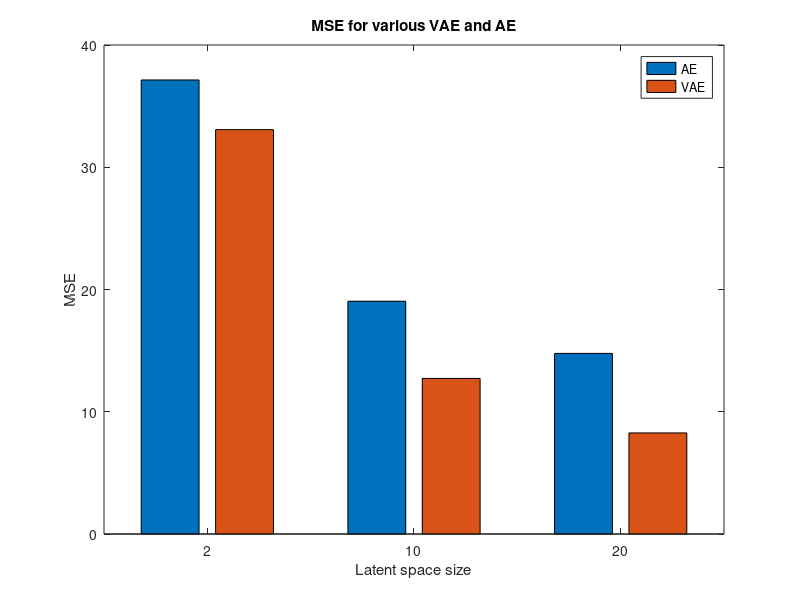

Source code (MATLAB):
continuous = [6.81307601929 6.84845234758; 3.61092782021 3.97013417255; 3.27499914169 3.73249050824];
discrete = [37.1403999329 33.0772819519; 19.0405158997 12.7276439667; 14.7736902237 8.26831054688];

bar(discrete);
legend('AE', 'VAE');
set(gca,'XTickLabel',{'2','10', '20'})
title('MSE for various VAE and AE')
xlabel('Latent space size')
ylabel('MSE')
print('../res/mnist_mse.pdf','-dpdf')
